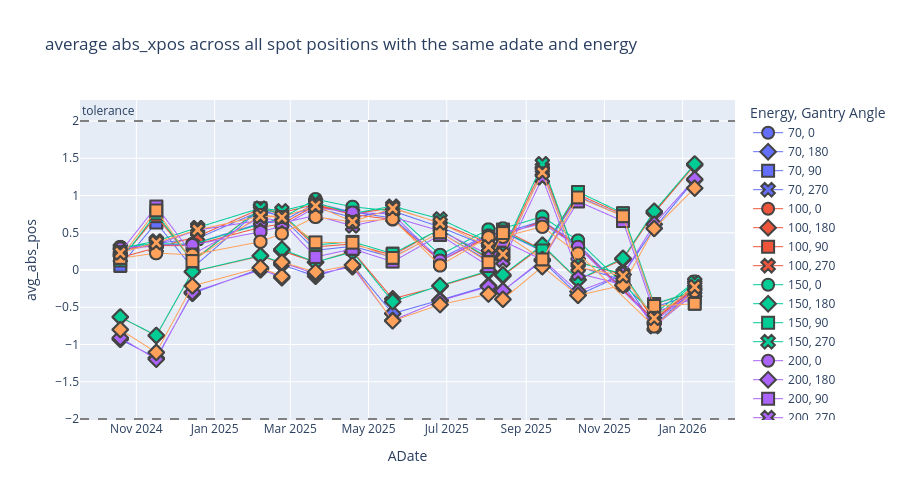

Notebook cell for this chart:
### Code cell
plotly_ave_spot_position(sub_df, "abs_xpos", "Gantry 1", "XRV-3000",  24)

### Figure 1 — Plotly figure (JSON) as saved in the notebook; plotly's stock layout.template omitted (floating-point values rounded to 4 significant figures; data arrays with more than 128 entries replaced by an {"elided": "..."} marker saying what was removed)
{"data": [{"hovertemplate": "Energy=70<br>Gantry Angle=0<br>ADate=%{x}<br>avg_abs_pos=%{y}<extra></extra>", "legendgroup": "70, 0", "line": {"width": 1}, "marker": {"color": "#636efa", "line": {"width": 2}, "size": 12, "symbol": "circle"}, "mode": "markers+lines", "name": "70, 0", "showlegend": true, "type": "scattergl", "x": {"elided": "135 str values"}, "xaxis": "x", "y": {"elided": "135 float values"}, "yaxis": "y"}, {"hovertemplate": "Energy=70<br>Gantry Angle=180<br>ADate=%{x}<br>avg_abs_pos=%{y}<extra></extra>", "legendgroup": "70, 180", "line": {"width": 1}, "marker": {"color": "#636efa", "line": {"width": 2}, "size": 12, "symbol": "diamond"}, "mode": "markers+lines", "name": "70, 180", "showlegend": true, "type": "scattergl", "x": {"elided": "153 str values"}, "xaxis": "x", "y": {"elided": "153 float values"}, "yaxis": "y"}, {"hovertemplate": "Energy=70<br>Gantry Angle=90<br>ADate=%{x}<br>avg_abs_pos=%{y}<extra></extra>", "legendgroup": "70, 90", "line": {"width": 1}, "marker": {"color": "#636efa", "line": {"width": 2}, "size": 12, "symbol": "square"}, "mode": "markers+lines", "name": "70, 90", "showlegend": true, "type": "scattergl", "x": {"elided": "144 str values"}, "xaxis": "x", "y": {"elided": "144 float values"}, "yaxis": "y"}, {"hovertemplate": "Energy=70<br>Gantry Angle=270<br>ADate=%{x}<br>avg_abs_pos=%{y}<extra></extra>", "legendgroup": "70, 270", "line": {"width": 1}, "marker": {"color": "#636efa", "line": {"width": 2}, "size": 12, "symbol": "x"}, "mode": "markers+lines", "name": "70, 270", "showlegend": true, "type": "scattergl", "x": {"elided": "144 str values"}, "xaxis": "x", "y": {"elided": "144 float values"}, "yaxis": "y"}, {"hovertemplate": "Energy=100<br>Gantry Angle=0<br>ADate=%{x}<br>avg_abs_pos=%{y}<extra></extra>", "legendgroup": "100, 0", "line": {"width": 1}, "marker": {"color": "#EF553B", "line": {"width": 2}, "size": 12, "symbol": "circle"}, "mode": "markers+lines", "name": "100, 0", "showlegend": true, "type": "scattergl", "x": {"elided": "135 str values"}, "xaxis": "x", "y": {"elided": "135 float values"}, "yaxis": "y"}, {"hovertemplate": "Energy=100<br>Gantry Angle=180<br>ADate=%{x}<br>avg_abs_pos=%{y}<extra></extra>", "legendgroup": "100, 180", "line": {"width": 1}, "marker": {"color": "#EF553B", "line": {"width": 2}, "size": 12, "symbol": "diamond"}, "mode": "markers+lines", "name": "100, 180", "showlegend": true, "type": "scattergl", "x": {"elided": "153 str values"}, "xaxis": "x", "y": {"elided": "153 float values"}, "yaxis": "y"}, {"hovertemplate": "Energy=100<br>Gantry Angle=90<br>ADate=%{x}<br>avg_abs_pos=%{y}<extra></extra>", "legendgroup": "100, 90", "line": {"width": 1}, "marker": {"color": "#EF553B", "line": {"width": 2}, "size": 12, "symbol": "square"}, "mode": "markers+lines", "name": "100, 90", "showlegend": true, "type": "scattergl", "x": {"elided": "144 str values"}, "xaxis": "x", "y": {"elided": "144 float values"}, "yaxis": "y"}, {"hovertemplate": "Energy=100<br>Gantry Angle=270<br>ADate=%{x}<br>avg_abs_pos=%{y}<extra></extra>", "legendgroup": "100, 270", "line": {"width": 1}, "marker": {"color": "#EF553B", "line": {"width": 2}, "size": 12, "symbol": "x"}, "mode": "markers+lines", "name": "100, 270", "showlegend": true, "type": "scattergl", "x": {"elided": "144 str values"}, "xaxis": "x", "y": {"elided": "144 float values"}, "yaxis": "y"}, {"hovertemplate": "Energy=150<br>Gantry Angle=0<br>ADate=%{x}<br>avg_abs_pos=%{y}<extra></extra>", "legendgroup": "150, 0", "line": {"width": 1}, "marker": {"color": "#00cc96", "line": {"width": 2}, "size": 12, "symbol": "circle"}, "mode": "markers+lines", "name": "150, 0", "showlegend": true, "type": "scattergl", "x": {"elided": "135 str values"}, "xaxis": "x", "y": {"elided": "135 float values"}, "yaxis": "y"}, {"hovertemplate": "Energy=150<br>Gantry Angle=180<br>ADate=%{x}<br>avg_abs_pos=%{y}<extra></extra>", "legendgroup": "150, 180", "line": {"width": 1}, "marker": {"color": "#00cc96", "line": {"width": 2}, "size": 12, "symbol": "diamond"}, "mode": "markers+lines", "name": "150, 180", "showlegend": true, "type": "scattergl", "x": {"elided": "153 str values"}, "xaxis": "x", "y": {"elided": "153 float values"}, "yaxis": "y"}, {"hovertemplate": "Energy=150<br>Gantry Angle=90<br>ADate=%{x}<br>avg_abs_pos=%{y}<extra></extra>", "legendgroup": "150, 90", "line": {"width": 1}, "marker": {"color": "#00cc96", "line": {"width": 2}, "size": 12, "symbol": "square"}, "mode": "markers+lines", "name": "150, 90", "showlegend": true, "type": "scattergl", "x": {"elided": "144 str values"}, "xaxis": "x", "y": {"elided": "144 float values"}, "yaxis": "y"}, {"hovertemplate": "Energy=150<br>Gantry Angle=270<br>ADate=%{x}<br>avg_abs_pos=%{y}<extra></extra>", "legendgroup": "150, 270", "line": {"width": 1}, "marker": {"color": "#00cc96", "line": {"width": 2}, "size": 12, "symbol": "x"}, "mode": "markers+lines", "name": "150, 270", "showlegend": true, "type": "scattergl", "x": {"elided": "144 str values"}, "xaxis": "x", "y": {"elided": "144 float values"}, "yaxis": "y"}, {"hovertemplate": "Energy=200<br>Gantry Angle=0<br>ADate=%{x}<br>avg_abs_pos=%{y}<extra></extra>", "legendgroup": "200, 0", "line": {"width": 1}, "marker": {"color": "#ab63fa", "line": {"width": 2}, "size": 12, "symbol": "circle"}, "mode": "markers+lines", "name": "200, 0", "showlegend": true, "type": "scattergl", "x": {"elided": "135 str values"}, "xaxis": "x", "y": {"elided": "135 float values"}, "yaxis": "y"}, {"hovertemplate": "Energy=200<br>Gantry Angle=180<br>ADate=%{x}<br>avg_abs_pos=%{y}<extra></extra>", "legendgroup": "200, 180", "line": {"width": 1}, "marker": {"color": "#ab63fa", "line": {"width": 2}, "size": 12, "symbol": "diamond"}, "mode": "markers+lines", "name": "200, 180", "showlegend": true, "type": "scattergl", "x": {"elided": "153 str values"}, "xaxis": "x", "y": {"elided": "153 float values"}, "yaxis": "y"}, {"hovertemplate": "Energy=200<br>Gantry Angle=90<br>ADate=%{x}<br>avg_abs_pos=%{y}<extra></extra>", "legendgroup": "200, 90", "line": {"width": 1}, "marker": {"color": "#ab63fa", "line": {"width": 2}, "size": 12, "symbol": "square"}, "mode": "markers+lines", "name": "200, 90", "showlegend": true, "type": "scattergl", "x": {"elided": "144 str values"}, "xaxis": "x", "y": {"elided": "144 float values"}, "yaxis": "y"}, {"hovertemplate": "Energy=200<br>Gantry Angle=270<br>ADate=%{x}<br>avg_abs_pos=%{y}<extra></extra>", "legendgroup": "200, 270", "line": {"width": 1}, "marker": {"color": "#ab63fa", "line": {"width": 2}, "size": 12, "symbol": "x"}, "mode": "markers+lines", "name": "200, 270", "showlegend": true, "type": "scattergl", "x": {"elided": "144 str values"}, "xaxis": "x", "y": {"elided": "144 float values"}, "yaxis": "y"}, {"hovertemplate": "Energy=240<br>Gantry Angle=0<br>ADate=%{x}<br>avg_abs_pos=%{y}<extra></extra>", "legendgroup": "240, 0", "line": {"width": 1}, "marker": {"color": "#FFA15A", "line": {"width": 2}, "size": 12, "symbol": "circle"}, "mode": "markers+lines", "name": "240, 0", "showlegend": true, "type": "scattergl", "x": {"elided": "135 str values"}, "xaxis": "x", "y": {"elided": "135 float values"}, "yaxis": "y"}, {"hovertemplate": "Energy=240<br>Gantry Angle=180<br>ADate=%{x}<br>avg_abs_pos=%{y}<extra></extra>", "legendgroup": "240, 180", "line": {"width": 1}, "marker": {"color": "#FFA15A", "line": {"width": 2}, "size": 12, "symbol": "diamond"}, "mode": "markers+lines", "name": "240, 180", "showlegend": true, "type": "scattergl", "x": {"elided": "153 str values"}, "xaxis": "x", "y": {"elided": "153 float values"}, "yaxis": "y"}, {"hovertemplate": "Energy=240<br>Gantry Angle=90<br>ADate=%{x}<br>avg_abs_pos=%{y}<extra></extra>", "legendgroup": "240, 90", "line": {"width": 1}, "marker": {"color": "#FFA15A", "line": {"width": 2}, "size": 12, "symbol": "square"}, "mode": "markers+lines", "name": "240, 90", "showlegend": true, "type": "scattergl", "x": {"elided": "144 str values"}, "xaxis": "x", "y": {"elided": "144 float values"}, "yaxis": "y"}, {"hovertemplate": "Energy=240<br>Gantry Angle=270<br>ADate=%{x}<br>avg_abs_pos=%{y}<extra></extra>", "legendgroup": "240, 270", "line": {"width": 1}, "marker": {"color": "#FFA15A", "line": {"width": 2}, "size": 12, "symbol": "x"}, "mode": "markers+lines", "name": "240, 270", "showlegend": true, "type": "scattergl", "x": {"elided": "144 str values"}, "xaxis": "x", "y": {"elided": "144 float values"}, "yaxis": "y"}], "layout": {"annotations": [{"showarrow": false, "text": "tolerance", "x": 0, "xanchor": "left", "xref": "x domain", "y": 2, "yanchor": "bottom", "yref": "y"}], "height": 500, "legend": {"title": {"text": "Energy, Gantry Angle"}, "tracegroupgap": 0}, "shapes": [{"line": {"color": "grey", "dash": "dash"}, "type": "line", "x0": 0, "x1": 1, "xref": "x domain", "y0": 2, "y1": 2, "yref": "y"}, {"line": {"color": "grey", "dash": "dash"}, "type": "line", "x0": 0, "x1": 1, "xref": "x domain", "y0": -2, "y1": -2, "yref": "y"}], "title": {"text": "average abs_xpos across all spot positions with the same adate and energy"}, "xaxis": {"anchor": "y", "domain": [0, 1], "title": {"text": "ADate"}}, "yaxis": {"anchor": "x", "domain": [0, 1], "title": {"text": "avg_abs_pos"}}}}
